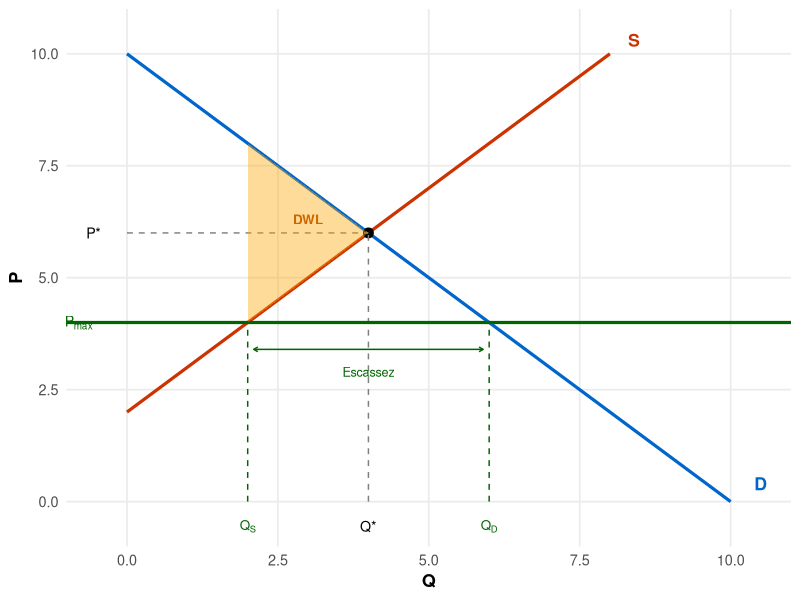
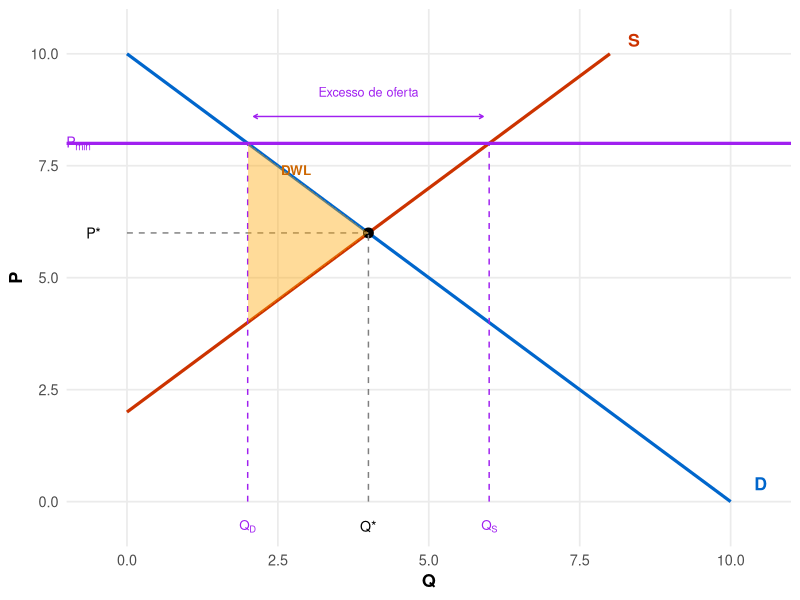
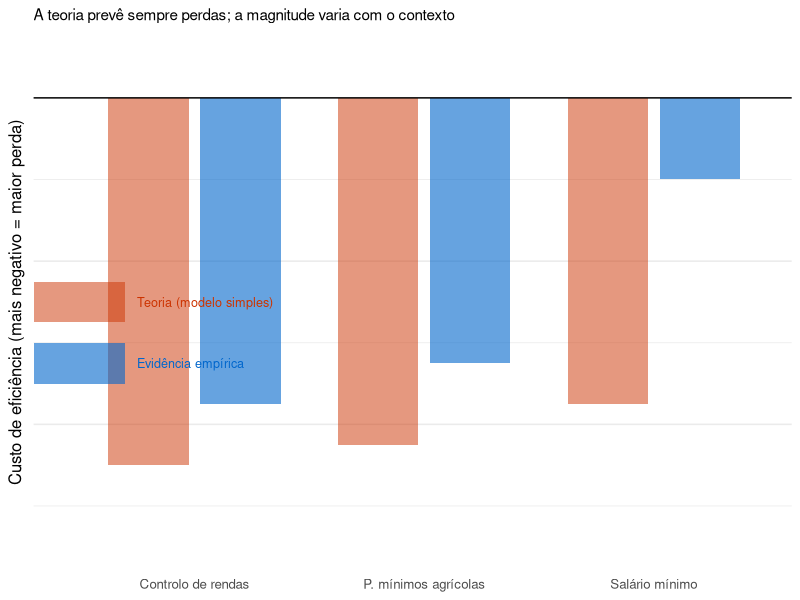

Reproduce these figures in R, in order.
## ---- chunk 1
library(ggplot2)
library(patchwork)
## ---- chunk 2
eq_q <- 4; eq_p <- 6
pmax <- 4
qs_ceil <- 2; qd_ceil <- 6

df_d <- data.frame(q = c(0, 10), p = c(10, 0))
df_s <- data.frame(q = c(0, 8),  p = c(2, 10))

ggplot() +
  geom_line(data = df_d, aes(x = q, y = p), colour = "#0066CC", linewidth = 1.1) +
  geom_line(data = df_s, aes(x = q, y = p), colour = "#CC3300", linewidth = 1.1) +
  geom_point(aes(x = eq_q, y = eq_p), size = 3) +
  geom_segment(aes(x = 0, xend = eq_q, y = eq_p, yend = eq_p),
               linetype = "dashed", colour = "grey50") +
  geom_segment(aes(x = eq_q, xend = eq_q, y = 0, yend = eq_p),
               linetype = "dashed", colour = "grey50") +
  geom_hline(yintercept = pmax, colour = "darkgreen", linewidth = 1.1) +
  geom_segment(aes(x = qs_ceil, xend = qs_ceil, y = 0, yend = pmax),
               linetype = "dashed", colour = "darkgreen") +
  geom_segment(aes(x = qd_ceil, xend = qd_ceil, y = 0, yend = pmax),
               linetype = "dashed", colour = "darkgreen") +
  geom_polygon(
    data = data.frame(q = c(qs_ceil, eq_q, qs_ceil),
                      p = c(10 - qs_ceil, eq_p, pmax)),
    aes(x = q, y = p), fill = "orange", alpha = 0.4) +
  annotate("text", x = 10.5, y = 0.4, label = "D",
           size = 4.5, colour = "#0066CC", fontface = "bold") +
  annotate("text", x = 8.4,  y = 10.3, label = "S",
           size = 4.5, colour = "#CC3300", fontface = "bold") +
  annotate("text", x = -0.55, y = eq_p,  label = "P*",   size = 3.6) +
  annotate("text", x = eq_q,  y = -0.55, label = "Q*",   size = 3.6) +
  annotate("text", x = -0.8, y = pmax,
           label = expression(P[max]), size = 3.6, colour = "darkgreen") +
  annotate("text", x = qs_ceil, y = -0.55,
           label = expression(Q[S]), size = 3.4, colour = "darkgreen") +
  annotate("text", x = qd_ceil, y = -0.55,
           label = expression(Q[D]), size = 3.4, colour = "darkgreen") +
  annotate("text", x = 3.0, y = 6.3, label = "DWL",
           size = 3.4, colour = "darkorange3", fontface = "bold") +
  annotate("segment",
           x = qs_ceil + 0.1, xend = qd_ceil - 0.1,
           y = pmax - 0.6, yend = pmax - 0.6,
           arrow = arrow(ends = "both", length = unit(0.12, "cm")),
           colour = "darkgreen") +
  annotate("text", x = (qs_ceil + qd_ceil) / 2, y = pmax - 1.1,
           label = "Escassez", size = 3.2, colour = "darkgreen") +
  scale_x_continuous(limits = c(-1, 11), expand = c(0, 0)) +
  scale_y_continuous(limits = c(-1, 11), expand = c(0, 0)) +
  labs(x = "Q", y = "P") +
  theme_minimal(base_size = 13) +
  theme(panel.grid.minor = element_blank(),
        axis.title = element_text(face = "bold"))
## ---- chunk 3
eq_q <- 4; eq_p <- 6
pmin <- 8
qd_fl <- 2; qs_fl <- 6

df_d <- data.frame(q = c(0, 10), p = c(10, 0))
df_s <- data.frame(q = c(0, 8),  p = c(2, 10))

ggplot() +
  geom_line(data = df_d, aes(x = q, y = p), colour = "#0066CC", linewidth = 1.1) +
  geom_line(data = df_s, aes(x = q, y = p), colour = "#CC3300", linewidth = 1.1) +
  geom_point(aes(x = eq_q, y = eq_p), size = 3) +
  geom_segment(aes(x = 0, xend = eq_q, y = eq_p, yend = eq_p),
               linetype = "dashed", colour = "grey50") +
  geom_segment(aes(x = eq_q, xend = eq_q, y = 0, yend = eq_p),
               linetype = "dashed", colour = "grey50") +
  geom_hline(yintercept = pmin, colour = "purple", linewidth = 1.1) +
  geom_segment(aes(x = qd_fl, xend = qd_fl, y = 0, yend = pmin),
               linetype = "dashed", colour = "purple") +
  geom_segment(aes(x = qs_fl, xend = qs_fl, y = 0, yend = pmin),
               linetype = "dashed", colour = "purple") +
  geom_polygon(
    data = data.frame(q = c(qd_fl, eq_q, qd_fl),
                      p = c(pmin, eq_p, 2 + qd_fl)),
    aes(x = q, y = p), fill = "orange", alpha = 0.4) +
  annotate("text", x = 10.5, y = 0.4, label = "D",
           size = 4.5, colour = "#0066CC", fontface = "bold") +
  annotate("text", x = 8.4,  y = 10.3, label = "S",
           size = 4.5, colour = "#CC3300", fontface = "bold") +
  annotate("text", x = -0.55, y = eq_p, label = "P*",   size = 3.6) +
  annotate("text", x = eq_q,  y = -0.55, label = "Q*",  size = 3.6) +
  annotate("text", x = -0.8, y = pmin,
           label = expression(P[min]), size = 3.6, colour = "purple") +
  annotate("text", x = qd_fl, y = -0.55,
           label = expression(Q[D]), size = 3.4, colour = "purple") +
  annotate("text", x = qs_fl, y = -0.55,
           label = expression(Q[S]), size = 3.4, colour = "purple") +
  annotate("text", x = 2.8, y = 7.4, label = "DWL",
           size = 3.4, colour = "darkorange3", fontface = "bold") +
  annotate("segment",
           x = qd_fl + 0.1, xend = qs_fl - 0.1,
           y = pmin + 0.6, yend = pmin + 0.6,
           arrow = arrow(ends = "both", length = unit(0.12, "cm")),
           colour = "purple") +
  annotate("text", x = (qd_fl + qs_fl) / 2, y = pmin + 1.15,
           label = "Excesso de oferta", size = 3.2, colour = "purple") +
  scale_x_continuous(limits = c(-1, 11), expand = c(0, 0)) +
  scale_y_continuous(limits = c(-1, 11), expand = c(0, 0)) +
  labs(x = "Q", y = "P") +
  theme_minimal(base_size = 13) +
  theme(panel.grid.minor = element_blank(),
        axis.title = element_text(face = "bold"))
## ---- chunk 4
df <- data.frame(
  politica = factor(
    c("Controlo de rendas", "P. mínimos agrícolas", "Salário mínimo"),
    levels = c("Controlo de rendas", "P. mínimos agrícolas", "Salário mínimo")
  ),
  teoria_neg  = c(-0.9, -0.85, -0.75),
  evidencia   = c(-0.75, -0.65, -0.20),
  label_teoria = c("Escassez + mercado negro", "Excesso oferta + custo Estado", "Desemprego"),
  label_evid   = c("Escassez + subida seg. livre", "Excesso + migração mercados", "Efeito ~ 0 (variações mod.)")
)

ggplot(df) +
  geom_col(aes(x = politica, y = teoria_neg),
           fill = "#CC3300", alpha = 0.5, width = 0.35,
           position = position_nudge(x = -0.2)) +
  geom_col(aes(x = politica, y = evidencia),
           fill = "#0066CC", alpha = 0.6, width = 0.35,
           position = position_nudge(x = 0.2)) +
  geom_hline(yintercept = 0, colour = "black", linewidth = 0.5) +
  annotate("rect", xmin = 0.3, xmax = 0.7, ymin = -0.55, ymax = -0.45,
           fill = "#CC3300", alpha = 0.5) +
  annotate("text", x = 0.75, y = -0.50, label = "Teoria (modelo simples)",
           hjust = 0, size = 3.2, colour = "#CC3300") +
  annotate("rect", xmin = 0.3, xmax = 0.7, ymin = -0.70, ymax = -0.60,
           fill = "#0066CC", alpha = 0.6) +
  annotate("text", x = 0.75, y = -0.65, label = "Evidência empírica",
           hjust = 0, size = 3.2, colour = "#0066CC") +
  scale_y_continuous(
    labels = NULL,
    limits = c(-1.1, 0.1),
    name = "Custo de eficiência (mais negativo = maior perda)"
  ) +
  scale_x_discrete(name = NULL) +
  labs(title = "A teoria prevê sempre perdas; a magnitude varia com o contexto") +
  theme_minimal(base_size = 12) +
  theme(
    panel.grid.major.x = element_blank(),
    plot.title = element_text(size = 11)
  )
